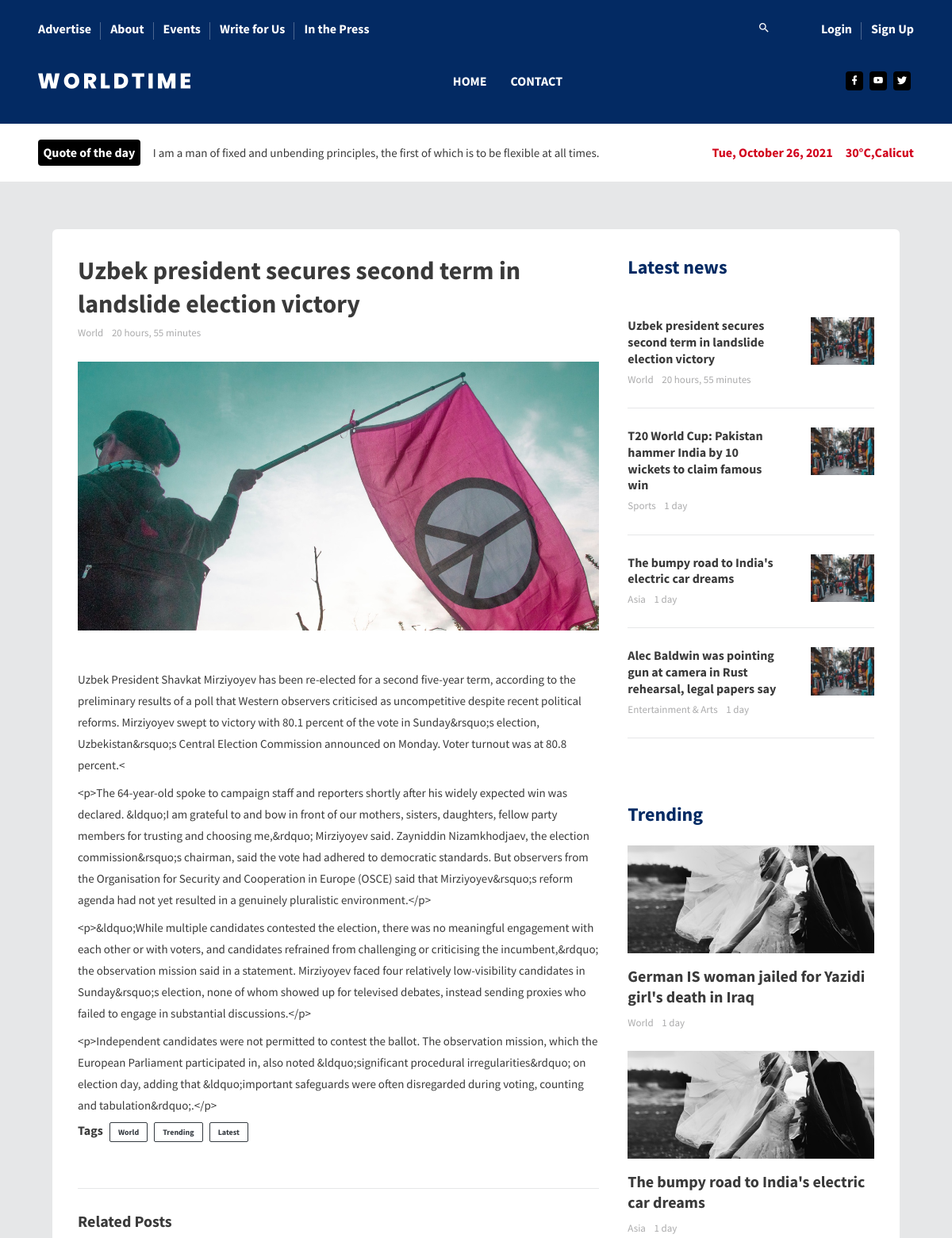
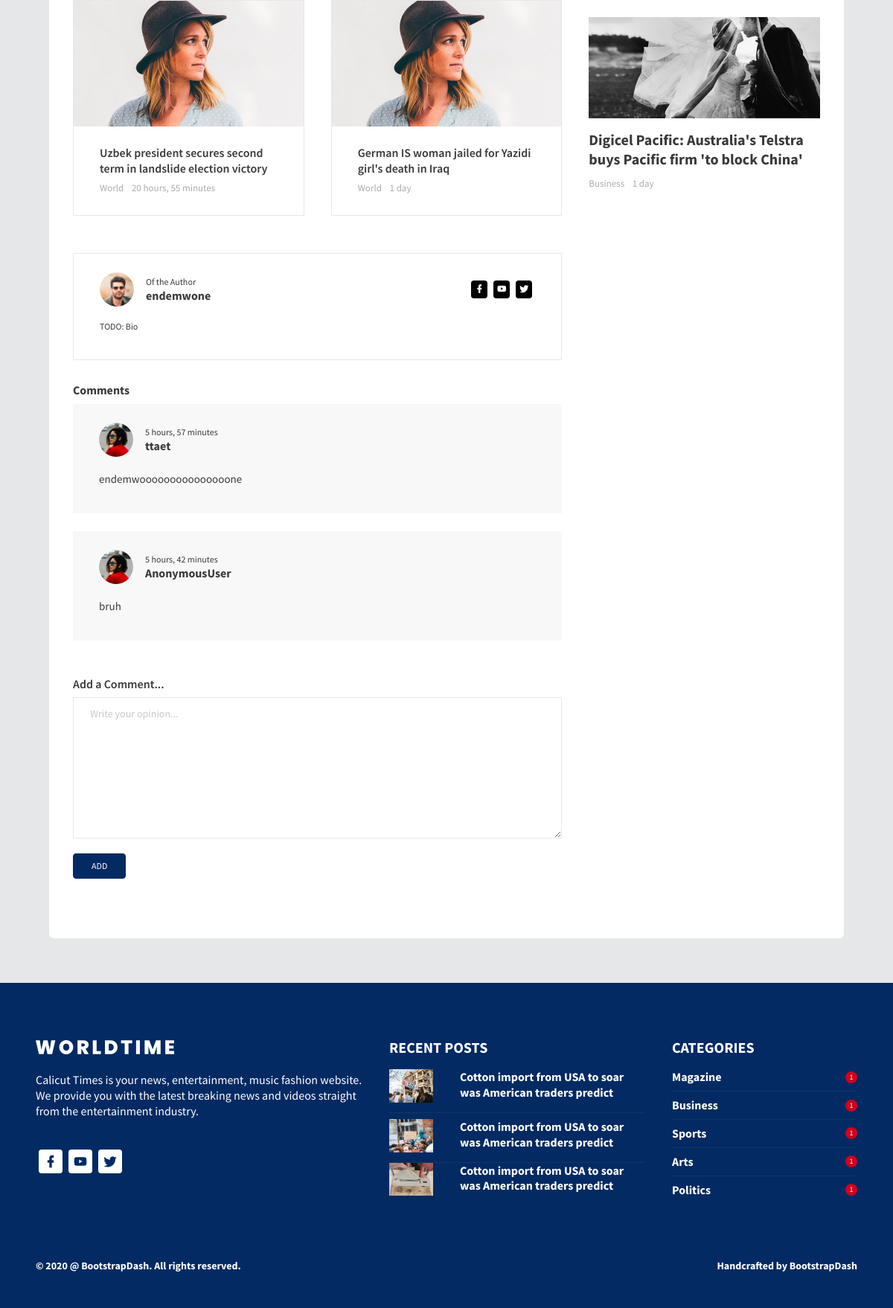
Page /news/11 on the committed database (2 pictures, top to bottom).
### reader/models.py (models this page shows, shortened)
class News(models.Model):
    topic = models.ForeignKey(Topic, on_delete=models.SET_NULL, null=True)
    author = models.ForeignKey(User, on_delete=models.SET_NULL, null=True)
    title = models.CharField(max_length=200)
    body = models.TextField()
    updated = models.DateTimeField(auto_now=True)
    created = models.DateTimeField(auto_now_add=True)
    class Meta:
        ordering = ['-updated', '-created']
        verbose_name_plural = 'News'

class Topic(models.Model):
    name = models.CharField(max_length=200)
    def __str__(self):
        return self.name

class Comment(models.Model):
    news = models.ForeignKey(
        News, related_name='comments', on_delete=models.CASCADE)
    author = models.CharField(max_length=255)
    body = models.TextField()
    created = models.DateTimeField(auto_now_add=True)

### reader/views.py (the view)
# urls.py: path('news/<str:pk>', views.newsArticle, name='news-article')
def newsArticle(request, pk):
    news = News.objects.get(id=pk)
    related_news = News.objects.filter(topic=news.topic)[:2] if len(
        News.objects.filter(topic=news.topic)) >= 2 else News.objects.filter(topic=news.topic)
    other_news = News.objects.all()
    latest_news = other_news[:4] if other_news.count() >= 4 else other_news
    trending_news = random.sample(
        list(other_news), 3) if other_news.count() >= 3 else other_news
    if request.method == 'POST':
        Comment.objects.create(
            news=news,
            author=request.user,
            body=request.POST.get('comment-body'),
        )
    context = {'news': news, 'related_news': related_news,
               'latest_news': latest_news, 'trending_news': trending_news, }
    return render(request, 'reader/news-article.html', context)

### reader/templatetags/main_vars.py (called while the page is built)
@register.simple_tag
def quote():
    response = requests.get('https://api.quotable.io/random')
    if (response.status_code == 200):
        return response.json()['content']

@register.simple_tag
def date():
    today = datetime.date.today()
    return today.strftime("%a, %B %d, %Y")

### reader/templates/reader/news-article.html (shortened to what this page needs)
{% extends "main.html" %}
{% load static %}
{% block content %}
<div class="content-wrapper">
    <div class="container">
        <div class="col-sm-12">
            <div class="card" data-aos="fade-up">
                <div class="card-body">
                    <div class="row">
                        <div class="col-lg-8">
                            <div>
                                <h1 class="font-weight-600 mb-1">
                                    {{news.title}}
                                </h1>
                                <p class="fs-13 text-muted mb-0">
                                    <span class="mr-2">{{news.topic}} </span>{{news.created|timesince}}
                                </p>
                                <div class="rotate-img">
                                    <img
                                        src="{% static 'images/inner/inner_1.jpg' %}"
                                        alt="banner"
                                        class="img-fluid mt-4 mb-4" />
                                </div>
                                <p class="mb-4 fs-15">
                                    {{news.body|linebreaks}}
                                </p>
                            </div>
                            <div class="d-lg-flex">
                                <span class="fs-16 font-weight-600 mr-2 mb-1">Tags</span>
                                <span class="badge badge-outline-dark mr-2 mb-1">{{news.topic}}</span>
                                <span class="badge badge-outline-dark mr-2 mb-1">Trending</span>
                                <span class="badge badge-outline-dark mr-2 mb-1">Latest</span>
                            </div>
                            <div class="post-comment-section">
                                <h3 class="font-weight-600">Related Posts</h3>
                                <div class="row">
                                    {% for news in related_news %}
                                    <div class="col-sm-6">
                                        <div class="post-author">
                                            <div class="rotate-img">
                                                <img
                                                    src="{% static 'images/inner/inner_5.jpg' %}"
                                                    alt="banner"
                                                    class="img-fluid" />
                                            </div>
                                            <div class="post-author-content">
                                                <h5 class="mb-1">
                                                    {{news.title}}
                                                </h5>
                                                <p class="fs-13 text-muted mb-0">
                                                    <span class="mr-2">{{news.topic}} </span>{{news.created|timesince}}
                                                </p>
                                            </div>
                                        </div>
                                    </div>
                                    {% endfor %}
                                </div>
                                <div class="testimonial">
                                    <div
                                        class="d-lg-flex justify-content-between align-items-center">
                                        <div class="d-flex align-items-center mb-3">
                                            <div class="rotate-img">
                                                <img
                                                    src="{% static 'images/faces/face1.jpg' %}"
                                                    alt="banner"
                                                    class="img-fluid img-rounded mr-3" />
                                            </div>
                                            <div>
                                                <p class="fs-12 mb-1 line-height-xs">
                                                    Of the Author
                                                </p>
                                                <p
                                                    class="fs-16 font-weight-600 mb-0 line-height-xs">
                                                    {{news.author}}
                                                </p>
                                            </div>
                                        </div>
                                        <ul class="social-media mb-3">
                                            <li>
                                                <a href="#">
                                                    <i class="mdi mdi-facebook"></i>
                                                </a>
                                            </li>
                                            <li>
                                                <a href="#">
                                                    <i class="mdi mdi-youtube"></i>
                                                </a>
                                            </li>
                                            <li>
                                                <a href="#">
                                                    <i class="mdi mdi-twitter"></i>
                                                </a>
                                            </li>
                                        </ul>
                                    </div>
                                    <p class="fs-12">
                                        TODO: Bio
                                    </p>
                                </div>
                                <div class="comment-section">
                                    <h5 class="font-weight-600">Comments</h5>
                                    {% for comment in news.comments.all %}
                                    <div class="comment-box">
                                        <div class="d-flex align-items-center">
                                            <div class="rotate-img">
                                                <img
                                                    src="{% static 'images/faces/face2.jpg' %}"
                                                    alt="banner"
                                                    class="img-fluid img-rounded mr-3" />
                                            </div>
                                            <div>
                                                <p class="fs-12 mb-1 line-height-xs">
                                                    {{comment.created|timesince}}
                                                </p>
                                                <p
                                                    class="fs-16 font-weight-600 mb-0 line-height-xs">
                                                    {{comment.author}}
                                                </p>
                                            </div>
                                        </div>
                                        <p class="fs-12 mt-3">
                                            {{comment.body|linebreaks}}
                                        </p>
                                    </div>
                                    {% endfor %}
                                </div>
                                <div class="comment-form">
                                    <h5 class="mt-5 fw-light fs-5">Add a Comment...</h5>
                                    <form class="form" action="" method="post">
                                        <div class="form-floating">
                                            <textarea id="comment-form" class="form-control" name="comment-body" type="text" placeholder="Write your opinion..."></textarea>
                                        </div>
                                        <br>
                                        <div>
                                            <button class="btn btn-primary btn-login text-uppercase fw-bold mb-5" type="submit">Add</button>
                                        </div>
                                    </form>
                                </div>
                            </div>
                        </div>
                        <div class="col-lg-4">
                            <h2 class="mb-4 text-primary font-weight-600">
                                Latest news
                            </h2>
                            {% for news in latest_news %}
                            <div class="row">
                                <div class="col-sm-12">
                                    <div class="border-bottom pb-4 pt-4">
                                        <div class="row">
                                            <div class="col-sm-8">
                                                <h5 class="font-weight-600 mb-1">
                                                    {{news.title}}
                                                </h5>
                                                <p class="fs-13 text-muted mb-0">
                                                    <span class="mr-2">{{news.topic}} </span>{{news.created|timesince}}
                                                </p>
                                            </div>
                                            <div class="col-sm-4">
                                                <div class="rotate-img">
                                                    <img
                                                        src="{% static 'images/inner/inner_7.jpg' %}"
                                                        alt="banner"
                                                        class="img-fluid" />
                                                </div>
                                            </div>
                                        </div>
                                    </div>
                                </div>
                            </div>
                            {% endfor %}
                            <div class="trending">
                                <h2 class="mb-4 text-primary font-weight-600">
                                    Trending
                                </h2>
                                {% for news in trending_news %}
                                <div class="mb-4">
                                    <div class="rotate-img">
                                        <img
                                            src="{% static 'images/inner/inner_10.jpg' %}"
                                            alt="banner"
                                            class="img-fluid" />
                                    </div>
                                    <h3 class="mt-3 font-weight-600">
                                        {{news.title}}
                                    </h3>
                                    <p class="fs-13 text-muted mb-0">
                                        <span class="mr-2">{{news.topic}} </span>{{news.created|timesince}}
                                    </p>
                                </div>
                                {% endfor %}
                            </div>
                        </div>
                    </div>
                </div>
            </div>
        </div>
    </div>
</div>
{% endblock content %}

### rows in the picture
News: title "Uzbek president secures second term in landslide election victory", topic "World", created "20 hours, 55 minutes", body "Uzbek President Shavkat Mirziyoyev has been re-elected for a second five-year term, according to the preliminary results of a poll that Western observers criticised as uncompetitive despite recent political reforms. Mirziyoyev swept to victory with 80.1 percent of the vote in Sunday&rsquo;s election, Uzbekistan&rsquo;s Central Election Commission announced on Monday. Voter turnout was at 80.8 percent.< <p>The 64-year-old spoke to campaign staff and reporters shortly after his widely expected win was declared. &ldquo;I am grateful to and bow in front of our mothers, sisters, daughters, fellow party members for trusting and choosing me,&rdquo; Mirziyoyev said. Zayniddin Nizamkhodjaev, the…", author "endemwone"
News: title "German IS woman jailed for Yazidi girl's death in Iraq", topic "World", created "1 day"
Comment: created "5 hours, 57 minutes", author "ttaet", body "endemwooooooooooooooone"
Comment: created "5 hours, 42 minutes", author "AnonymousUser", body "bruh"
News: title "T20 World Cup: Pakistan hammer India by 10 wickets to claim famous win", topic "Sports", created "1 day"
News: title "The bumpy road to India's electric car dreams", topic "Asia", created "1 day"
News: title "Alec Baldwin was pointing gun at camera in Rust rehearsal, legal papers say", topic "Entertainment & Arts", created "1 day"
News: title "Digicel Pacific: Australia's Telstra buys Pacific firm 'to block China'", topic "Business", created "1 day"
